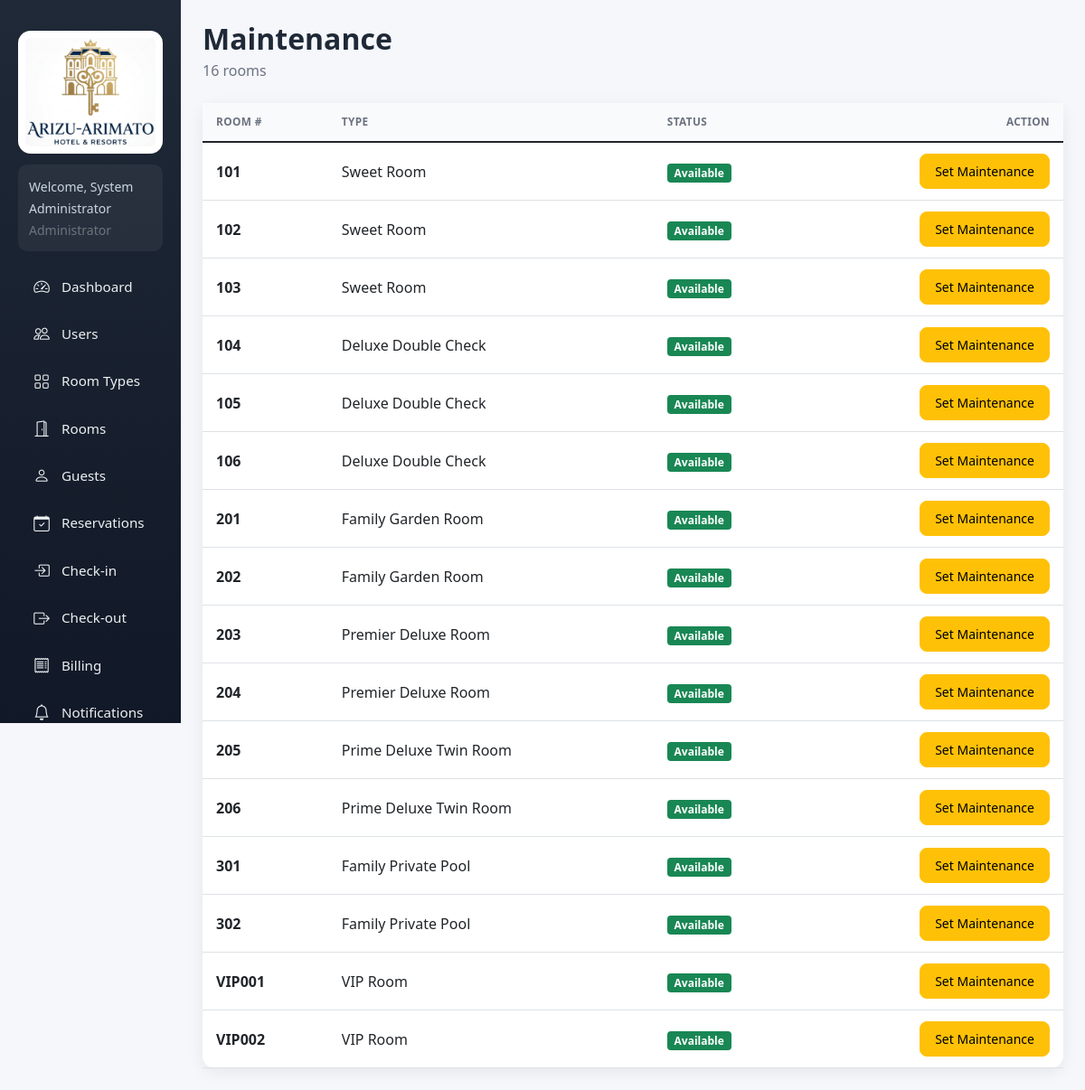
Page /index.php?r=maintenance/index (signed in) on the committed database.
### tables this page shows
CREATE TABLE IF NOT EXISTS `rooms` (
  `id` INT(11) NOT NULL AUTO_INCREMENT,
  `room_number` VARCHAR(10) NOT NULL,
  `room_type_id` INT(11) DEFAULT NULL,
  `floor` INT(11) DEFAULT NULL,
  `capacity` INT(11) DEFAULT NULL,
  `price_per_night` DECIMAL(10,2) DEFAULT NULL,
  `description` TEXT,
  `status` ENUM('Available','Reserved','Occupied','Cleaning','Maintenance') DEFAULT 'Available',
  `image` VARCHAR(255) DEFAULT NULL,
  `created_at` TIMESTAMP NOT NULL DEFAULT CURRENT_TIMESTAMP,
  PRIMARY KEY (`id`),
  UNIQUE KEY `room_number` (`room_number`)
);

CREATE TABLE IF NOT EXISTS `room_types` (
  `id` INT(11) NOT NULL AUTO_INCREMENT,
  `type_name` VARCHAR(50) NOT NULL,
  `description` TEXT,
  `price_per_night` DECIMAL(10,2) NOT NULL,
  `capacity` INT(11) NOT NULL,
  `created_at` TIMESTAMP NOT NULL DEFAULT CURRENT_TIMESTAMP,
  PRIMARY KEY (`id`)
);

### Core/Controller.php (called while the page is built, shortened)
<?php
abstract class Controller
{
    protected function view($view, array $data = [], $active = '', $pageTitle = '')
    {
        extract($data);
        require __DIR__ . '/../Views/layout/header.php';
        require __DIR__ . '/../Views/' . $view . '.php';
        require __DIR__ . '/../Views/layout/footer.php';
    }
}

### Controllers/MaintenanceController.php (called while the page is built, shortened)
<?php
class MaintenanceController extends Controller
{
    public function __construct()
    {
        $this->room = new Room();
    }
    public function indexAction()
    {
        $rooms = $this->room->all(['status' => '']);
        $mtCount = 0;
        $this->view('maintenance/index', [
            'rooms'   => $rooms,
            'mtCount' => $mtCount,
            'message' => $this->message ?? '',
            'error'   => $this->error ?? '',
        ], 'maintenance', 'Maintenance');
    }
}

### Core/Router.php (called while the page is built, shortened)
<?php
class Router
{
    public function dispatch($route)
    {
        $route = trim($route, '/');
        $parts = explode('/', $route);
        $action = isset($parts[1]) && $parts[1] !== '' ? $parts[1] : 'index';
        $method = $action . 'Action';
        $instance = new $class();
        $instance->$method();
    }
}

### index.php (called while the page is built, shortened)
<?php
require __DIR__ . '/bootstrap.php';
$route = isset($_GET['r']) ? $_GET['r'] : '';
$router = new Router();
$router->dispatch($route);

### bootstrap.php (called while the page is built, shortened)
<?php
require_once __DIR__ . '/config.php';
spl_autoload_register(function ($class) {
    $prefix = 'App\\';
    $relative = substr($class, strlen($prefix));
    $file = __DIR__ . '/' . str_replace('\\', '/', $relative) . '.php';
});

### config.php (called while the page is built, shortened)
<?php
function getDB() {
    static $conn = null;
    if ($conn !== null) return $conn;
    try {
        $conn = new PDO("mysql:host=" . DB_HOST . ";dbname=" . DB_NAME . ";charset=utf8mb4", DB_USER, DB_PASS);
        $conn->setAttribute(PDO::ATTR_ERRMODE, PDO::ERRMODE_EXCEPTION);
        $conn->setAttribute(PDO::ATTR_DEFAULT_FETCH_MODE, PDO::FETCH_ASSOC);
        return $conn;
    } catch(PDOException $e) {
        die("Database connection failed. Please run setup first: <a href='index.php?r=setup/index'>Install</a><br>Error: " . $e->getMessage());
    }
}

### Models/Room.php (called while the page is built, shortened)
<?php
class Room extends Model
{
    public function all(array $with = [])
    {
        $sql = "SELECT r.*, rt.type_name,
                       (SELECT g.full_name FROM check_ins c JOIN guests g ON g.id=c.guest_id
                         WHERE c.room_id=r.id AND c.status='Active' LIMIT 1) occupant
                FROM rooms r LEFT JOIN room_types rt ON r.room_type_id=rt.id";
        $where = [];
        $params = [];
        $sql .= ' ORDER BY r.room_number';
        $stmt = $this->db->prepare($sql);
        $stmt->execute($params);
        return $stmt->fetchAll(PDO::FETCH_ASSOC);
    }
}

### Core/Model.php (called while the page is built, shortened)
<?php
abstract class Model
{
    public function __construct()
    {
        $this->db = getDB();
    }
}

### Views/maintenance/index.php (the view, shortened to what this page needs)
<div class="d-flex justify-content-between align-items-center mb-4">
    <div>
        <h2 class="page-title mb-1">Maintenance</h2>
        <p class="page-subtitle mb-0"><?php echo count($rooms); ?> rooms</p>
    </div>
</div>
<div class="card">
    <div class="card-body p-0">
        <div class="table-responsive">
            <table class="table table-hover align-middle mb-0">
                <thead>
                    <tr>
                        <th>Room #</th>
                        <th>Type</th>
                        <th>Status</th>
                        <th class="text-end">Action</th>
                    </tr>
                </thead>
                <tbody>
                <?php foreach ($rooms as $r): ?>
                    <tr>
                        <td><strong><?php echo htmlspecialchars($r['room_number']); ?></strong></td>
                        <td><?php echo htmlspecialchars($r['type_name'] ?? '—'); ?></td>
                        <td>
                            <span class="badge bg-<?php echo $r['status']==='Maintenance'?'danger':($r['status']==='Available'?'success':'secondary'); ?>">
                                <?php echo htmlspecialchars($r['status']); ?>
                            </span>
                        </td>
                        <td class="text-end">
                            <?php if ($r['status'] === 'Maintenance'): ?>
                                <form method="POST" style="display:inline">
                                    <input type="hidden" name="action" value="clear_maintenance">
                                    <input type="hidden" name="id" value="<?php echo (int)$r['id']; ?>">
                                    <button class="btn btn-sm btn-success">Mark Available</button>
                                </form>
                            <?php else: ?>
                                <form method="POST" style="display:inline" onsubmit="return confirm('Put this room under maintenance?')">
                                    <button class="btn btn-sm btn-warning" <?php echo $r['status']==='Occupied'?'disabled title="Occupied rooms cannot be set to maintenance"':''; ?>>Set Maintenance</button>
                                </form>
                            <?php endif; ?>
                        </td>
                    </tr>
                <?php endforeach; ?>
                </tbody>
            </table>
        </div>
    </div>
</div>

### assets/css/style.css (style rules this page uses)
:root { --sidebar-bg: linear-gradient(180deg, #1f2937, #111827); --primary: #198754; --primary-dark: #157347; --surface: #ffffff; --bg: #f5f7fb; --text: #1f2937; --muted: #6b7280; --border: #e5e7eb; --shadow: 0 4px 18px rgba(0, 0, 0, .07); --radius: 14px; --sidebar-width: 250px; }
* { box-sizing: border-box; }
body { background: var(--bg); color: var(--text); font-family: "Segoe UI", system-ui, -apple-system, sans-serif; margin: 0; overflow-x: hidden; }
.page-title { font-weight: 700; color: var(--text); margin-bottom: 5px; }
.page-subtitle { color: var(--muted); margin-bottom: 20px; }
.card { border: 0; border-radius: var(--radius); box-shadow: var(--shadow); }
.card-body { padding: 20px; }
.btn { border-radius: 8px; font-weight: 500; padding: 8px 16px; }
.table { min-width: 600px; }
.table thead th { text-transform: uppercase; font-size: .74rem; letter-spacing: .03em; color: var(--muted); border-bottom: 1px solid var(--border); white-space: nowrap; padding: 12px 15px; background: #f9fafb; }
.table td, .table th { vertical-align: middle; padding: 12px 15px; }

### rows in the picture
rooms: room_number "101", room_type.type_name "Sweet Room", status "Available"
rooms: room_number "102", room_type.type_name "Sweet Room", status "Available"
rooms: room_number "103", room_type.type_name "Sweet Room", status "Available"
rooms: room_number "104", room_type.type_name "Deluxe Double Check", status "Available"
rooms: room_number "105", room_type.type_name "Deluxe Double Check", status "Available"
rooms: room_number "106", room_type.type_name "Deluxe Double Check", status "Available"
rooms: room_number "201", room_type.type_name "Family Garden Room", status "Available"
rooms: room_number "202", room_type.type_name "Family Garden Room", status "Available"
rooms: room_number "203", room_type.type_name "Premier Deluxe Room", status "Available"
rooms: room_number "204", room_type.type_name "Premier Deluxe Room", status "Available"
rooms: room_number "205", room_type.type_name "Prime Deluxe Twin Room", status "Available"
rooms: room_number "206", room_type.type_name "Prime Deluxe Twin Room", status "Available"
rooms: room_number "301", room_type.type_name "Family Private Pool", status "Available"
rooms: room_number "302", room_type.type_name "Family Private Pool", status "Available"
rooms: room_number "VIP001", room_type.type_name "VIP Room", status "Available"
rooms: room_number "VIP002", room_type.type_name "VIP Room", status "Available"

### other values in the picture
$_SESSION['user_name'] "System Administrator"
$_SESSION['user_role'] "Administrator"
$label "Dashboard Users Room Types Rooms Guests Reservations Check-in Check-out Billing Notifications"
count($rooms) "16"
